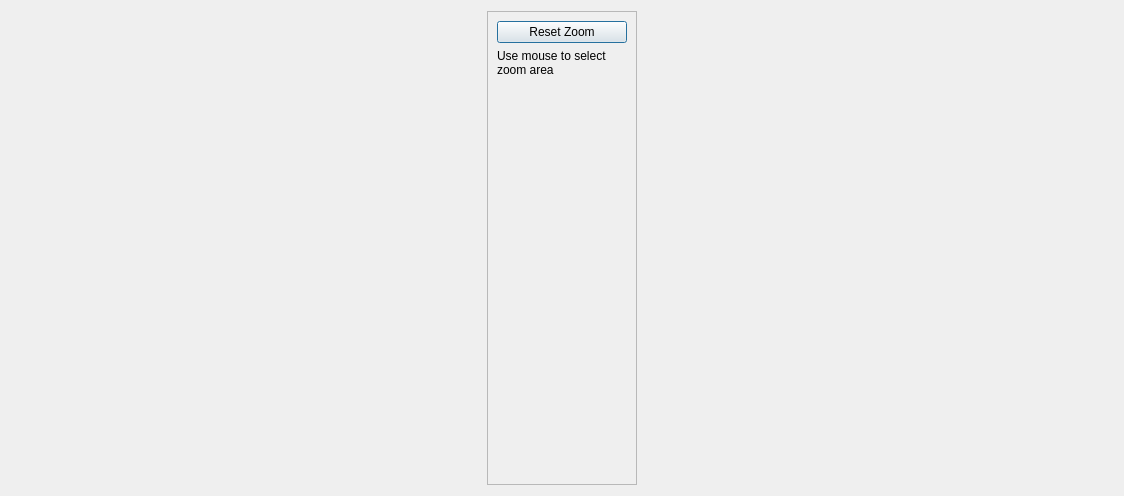
<?xml version="1.0" encoding="UTF-8"?>
<ui version="4.0">
 <class>SnrAnalysisDialog</class>
 <widget class="QDialog" name="SnrAnalysisDialog">
  <property name="geometry">
   <rect>
    <x>0</x>
    <y>0</y>
    <width>1124</width>
    <height>496</height>
   </rect>
  </property>
  <property name="windowTitle">
   <string>SNR Analysis</string>
  </property>
  <layout class="QVBoxLayout" name="verticalLayout_2">
   <item>
    <layout class="QHBoxLayout" name="horizontalLayout">
     <item>
      <layout class="QVBoxLayout" name="verticalLayout"/>
     </item>
     <item>
      <widget class="QFrame" name="frame">
       <property name="maximumSize">
        <size>
         <width>150</width>
         <height>16777215</height>
        </size>
       </property>
       <property name="frameShape">
        <enum>QFrame::StyledPanel</enum>
       </property>
       <property name="frameShadow">
        <enum>QFrame::Raised</enum>
       </property>
       <layout class="QVBoxLayout" name="verticalLayout_4">
        <item>
         <layout class="QVBoxLayout" name="verticalLayout_3">
          <item>
           <widget class="QPushButton" name="pushButton">
            <property name="text">
             <string>Reset Zoom</string>
            </property>
           </widget>
          </item>
          <item>
           <widget class="QLabel" name="label">
            <property name="text">
             <string>Use mouse to select zoom area</string>
            </property>
            <property name="wordWrap">
             <bool>true</bool>
            </property>
           </widget>
          </item>
          <item>
           <spacer name="verticalSpacer">
            <property name="orientation">
             <enum>Qt::Vertical</enum>
            </property>
            <property name="sizeHint" stdset="0">
             <size>
              <width>20</width>
              <height>40</height>
             </size>
            </property>
           </spacer>
          </item>
         </layout>
        </item>
       </layout>
      </widget>
     </item>
    </layout>
   </item>
  </layout>
 </widget>
 <resources/>
 <connections/>
</ui>
